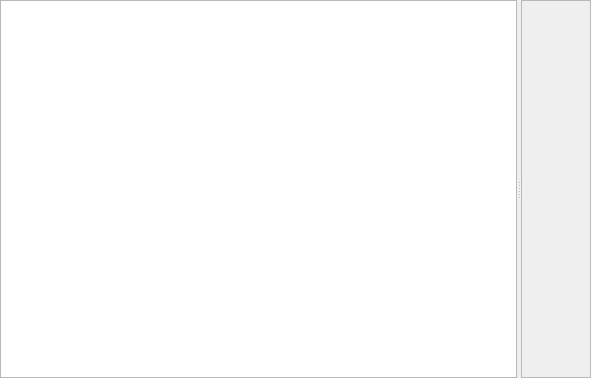
<?xml version="1.0" encoding="UTF-8"?>
<ui version="4.0">
 <class>GammaRay::PaintBufferViewer</class>
 <widget class="QWidget" name="GammaRay::PaintBufferViewer">
  <property name="geometry">
   <rect>
    <x>0</x>
    <y>0</y>
    <width>591</width>
    <height>378</height>
   </rect>
  </property>
  <layout class="QHBoxLayout" name="horizontalLayout">
   <property name="margin">
    <number>0</number>
   </property>
   <item>
    <widget class="QSplitter" name="splitter">
     <property name="orientation">
      <enum>Qt::Horizontal</enum>
     </property>
     <widget class="QTreeView" name="commandView">
      <property name="rootIsDecorated">
       <bool>false</bool>
      </property>
     </widget>
     <widget class="QScrollArea" name="scrollArea">
      <property name="widgetResizable">
       <bool>true</bool>
      </property>
      <property name="alignment">
       <set>Qt::AlignCenter</set>
      </property>
      <widget class="GammaRay::PaintBufferReplayWidget" name="replayWidget">
       <property name="geometry">
        <rect>
         <x>0</x>
         <y>0</y>
         <width>182</width>
         <height>372</height>
        </rect>
       </property>
      </widget>
     </widget>
    </widget>
   </item>
  </layout>
 </widget>
 <customwidgets>
  <customwidget>
   <class>GammaRay::PaintBufferReplayWidget</class>
   <extends>QWidget</extends>
   <header>paintbufferreplaywidget.h</header>
   <container>1</container>
  </customwidget>
 </customwidgets>
 <resources/>
 <connections/>
</ui>
